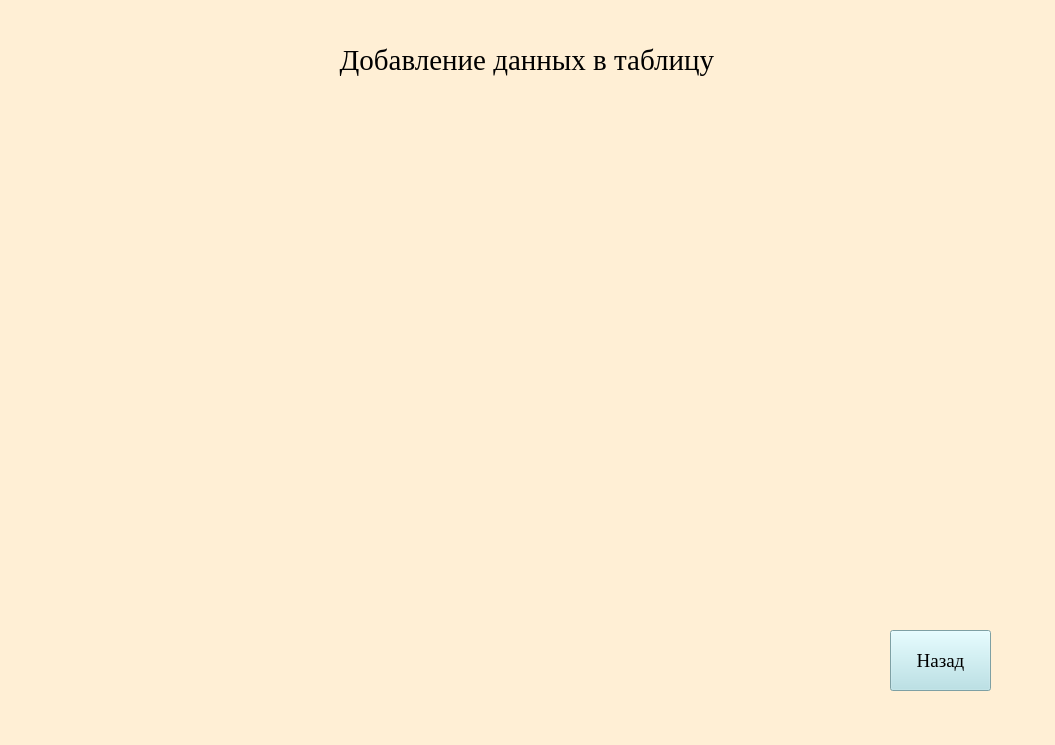
<?xml version="1.0" encoding="UTF-8"?>
<ui version="4.0">
 <class>MainWindow</class>
 <widget class="QMainWindow" name="MainWindow">
  <property name="geometry">
   <rect>
    <x>0</x>
    <y>0</y>
    <width>1055</width>
    <height>745</height>
   </rect>
  </property>
  <property name="windowTitle">
   <string>Добавление записей</string>
  </property>
  <property name="styleSheet">
   <string notr="true">background-color: rgb(255, 239, 213)</string>
  </property>
  <widget class="QWidget" name="centralwidget">
   <widget class="QPushButton" name="back">
    <property name="geometry">
     <rect>
      <x>890</x>
      <y>630</y>
      <width>101</width>
      <height>61</height>
     </rect>
    </property>
    <property name="font">
     <font>
      <family>Times New Roman</family>
      <pointsize>14</pointsize>
     </font>
    </property>
    <property name="styleSheet">
     <string notr="true">background-color: rgb(176, 224, 230)</string>
    </property>
    <property name="text">
     <string>Назад</string>
    </property>
   </widget>
   <widget class="QLabel" name="label">
    <property name="geometry">
     <rect>
      <x>0</x>
      <y>30</y>
      <width>1061</width>
      <height>61</height>
     </rect>
    </property>
    <property name="font">
     <font>
      <family>Times New Roman</family>
      <pointsize>22</pointsize>
     </font>
    </property>
    <property name="text">
     <string>Добавление данных в таблицу </string>
    </property>
    <property name="alignment">
     <set>Qt::AlignCenter</set>
    </property>
   </widget>
  </widget>
 </widget>
 <resources/>
 <connections/>
</ui>
